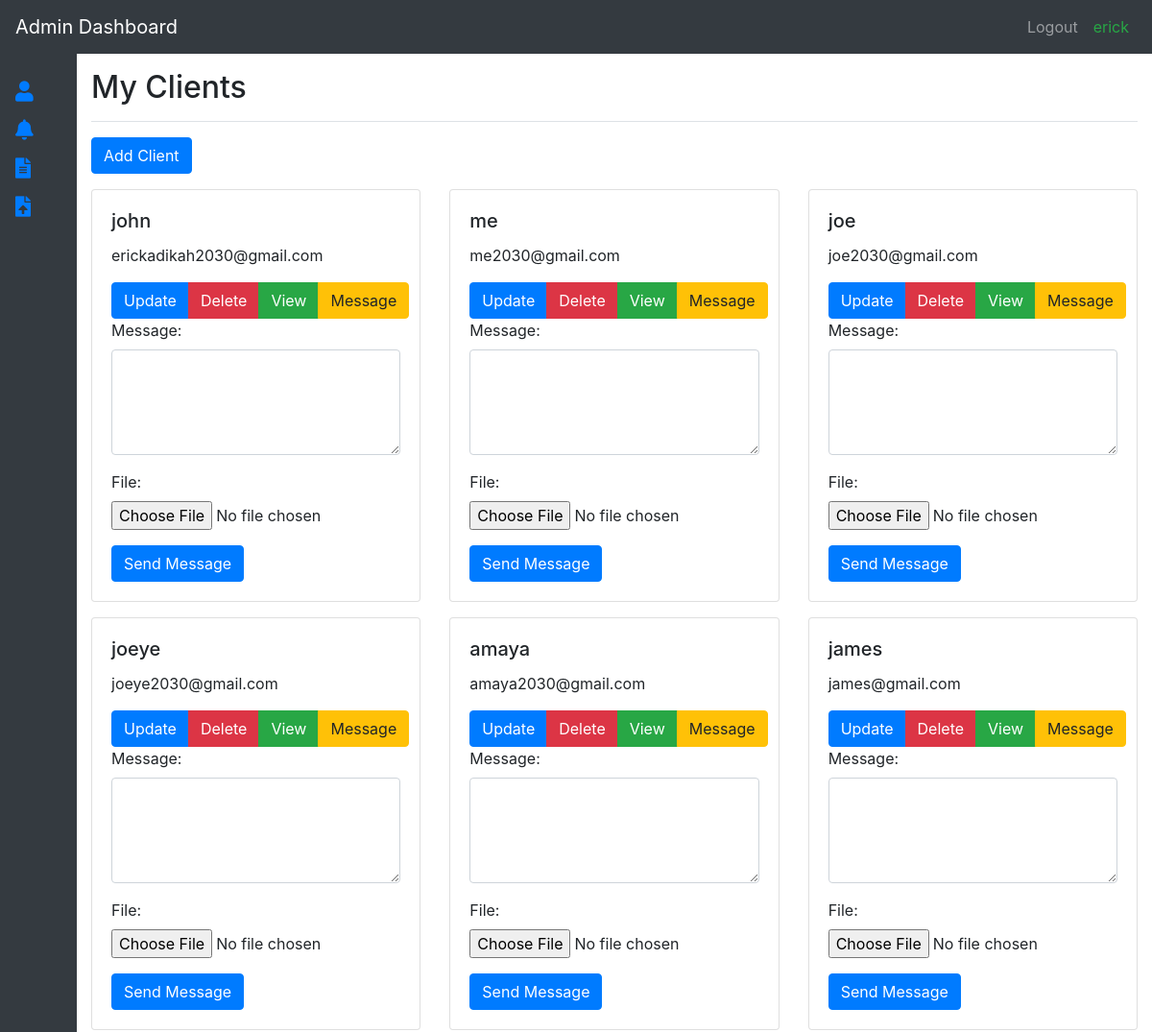
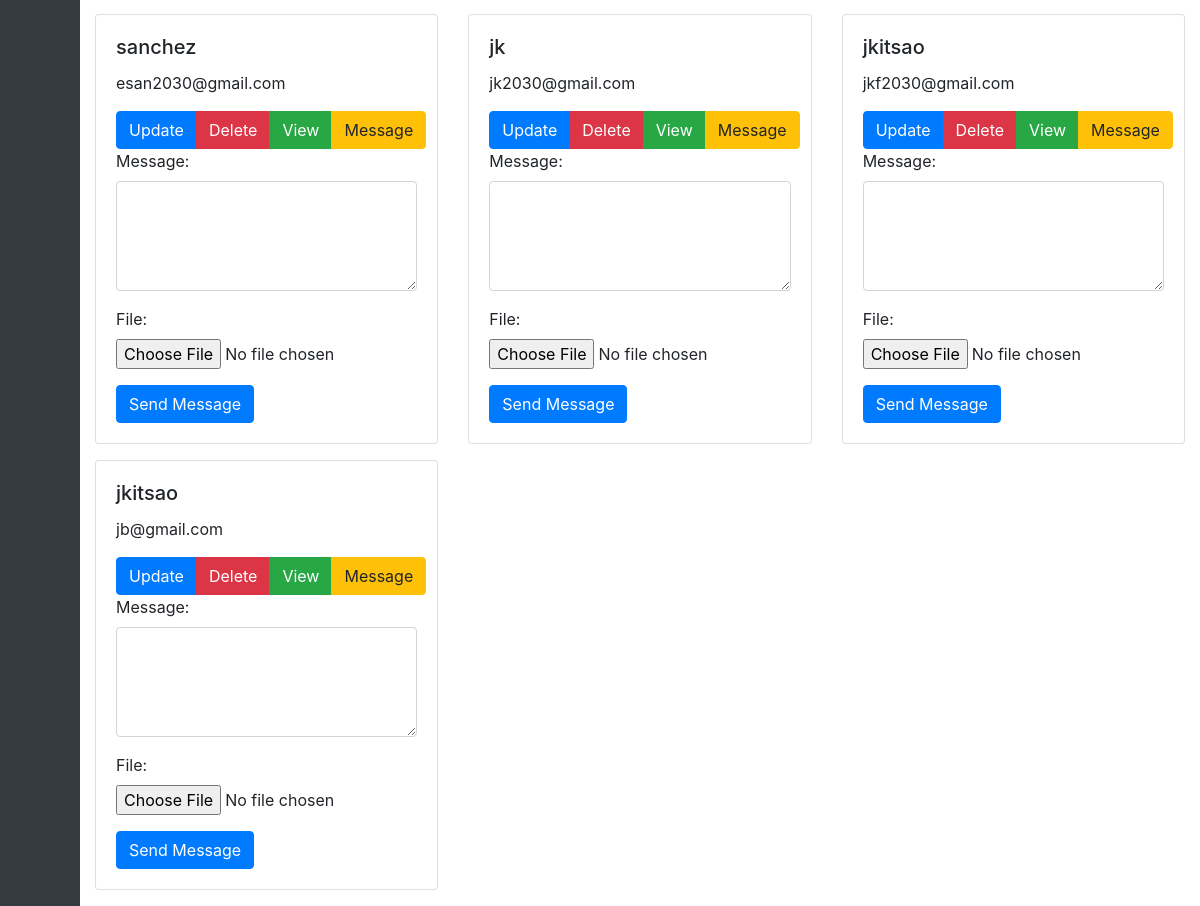
/host/ (signed in), run on an earlier commit of the app's database (2 pictures, top to bottom).
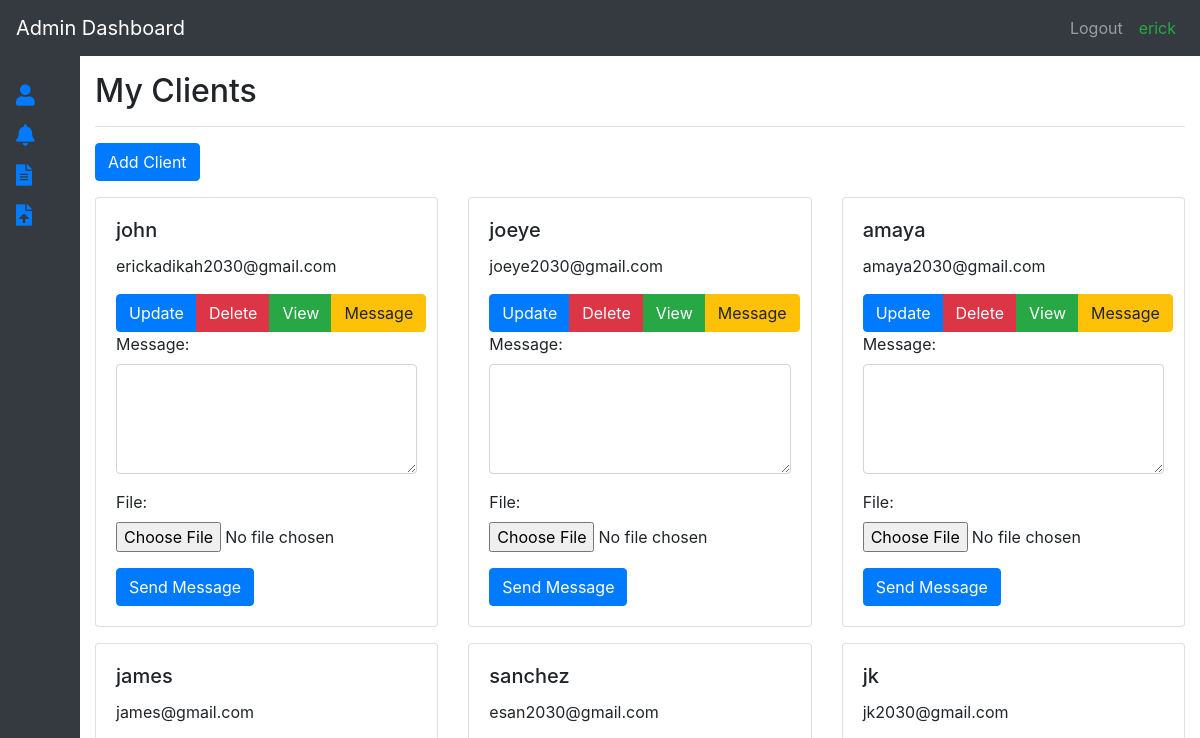
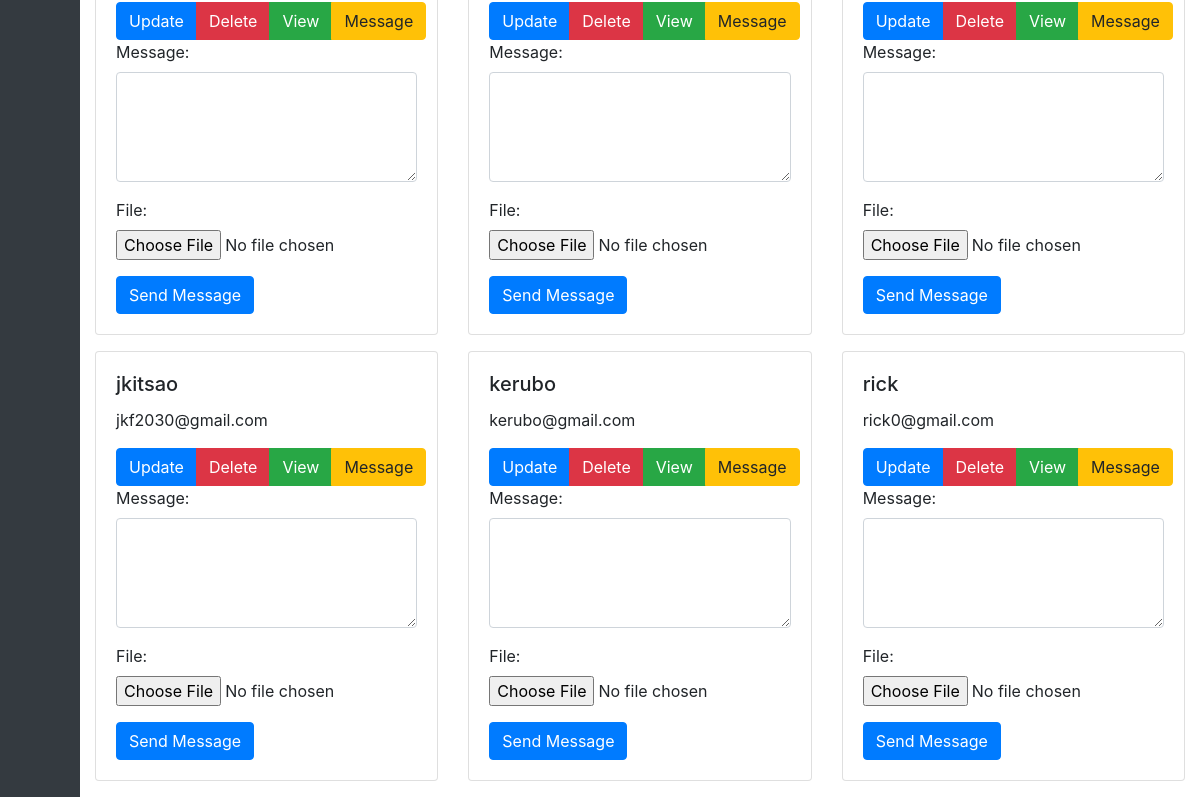
And on a later commit of the database (2 pictures, top to bottom).
### host/models.py (models this page shows, shortened)
class Client(models.Model):
    user = models.ForeignKey(User, on_delete=models.CASCADE, related_name='created_clients')
    creator_id = models.IntegerField()
    username = models.CharField(max_length=120)
    email = models.EmailField(unique=True)
    phoneNumber = models.CharField(max_length=120, unique=True)
    address = models.CharField(max_length=120)
    rentPayDate = models.DateField()
    rentEndDate = models.DateField()
    user = models.ForeignKey(CustomUser, on_delete=models.CASCADE)

### host/views.py (the view)
# urls.py: path('', views.index, name='index'),
def index(request):
    clients = Client.objects.filter(user=request.user)
    return render(request, "host.html", {'clients': clients})

### host/templates/host.html (shortened to what this page needs)
<!DOCTYPE html>
<html lang="en">
<head>
  <link rel="stylesheet" href="https://stackpath.bootstrapcdn.com/bootstrap/4.5.2/css/bootstrap.min.css" />
  <link rel="stylesheet" href="https://cdnjs.cloudflare.com/ajax/libs/font-awesome/5.15.4/css/all.min.css" />
</head>
<body>
  <nav class="navbar navbar-expand-lg navbar-dark bg-dark fixed-top">
    <a class="navbar-brand" href="#">Admin Dashboard</a>
    <div class="collapse navbar-collapse" id="navbarNav">
      <ul class="navbar-nav ml-auto">
        <li class="nav-item">
          <a class="nav-link" href="{% url 'logout' %}">Logout</a>
        </li>
        {% if user.is_authenticated %}
        <li class="nav-item">
          <a class="nav-link text-success" href="#"> {{ user.username }} </a>
        </li>
        {% endif %}
      </ul>
    </div>
  </nav>
  <div class="sidebar bg-dark text-light">
    <ul class="nav flex-column">
      <li class="nav-item">
        <a class="nav-link active" href="#" id="profileLink">
          <i class="fas fa-user fa-lg"></i>
        </a>
      </li>
      <li class="nav-item">
        <a class="nav-link" href="#" id="notificationLink">
          <i class="fas fa-bell fa-lg"></i>
        </a>
      </li>
      <li class="nav-item">
        <a class="nav-link" href="#">
          <i class="fas fa-file-alt fa-lg"></i>
        </a>
      </li>
      <li class="nav-item">
        <a class="nav-link" href="#" id="notificationLink">
          <i class="fas fa-file-upload fa-lg"></i>
        </a>
      </li>
    </ul>
  </div>
  <div class="main-content">
    <div class="container-fluid">
      <div class="row">
        <div class="col-md-12">
          <div class="d-flex justify-content-between flex-wrap flex-md-nowrap align-items-center pt-3 pb-2 mb-3 border-bottom">
            <h1 class="h2">My Clients</h1>
          </div>
          <button type="button" class="btn btn-primary mb-3" id="toggleUserForm">Add Client</button>
        </div>
      </div>
<div class="row">
  {% for client in clients %}
  <div class="col-md-4">
    <div class="card mb-3" id="user_card_{{ client.id }}">
      <div class="card-body">
        <h5 class="card-title">{{ client.username }}</h5>
        <p class="card-text">{{ client.email }}</p>
        <div class="btn-group" role="group" aria-label="User Actions">
          <button type="button" class="btn btn-primary">Update</button>
          <button type="button" class="btn btn-danger delete-button" data-user-id="{{ client.id }}">Delete</button>
          <button type="button" class="btn btn-success view-button" data-user-id="{{ client.id }}">View</button>
          <button type="button" class="btn btn-warning message-button" data-user-id="{{ client.id }}">Message</button>
        </div>
        <form id="sendMessageForm_{{ client.id }}" method="post" enctype="multipart/form-data">
          <div class="form-group">
            <label for="messageText_{{ client.id }}">Message:</label>
            <textarea class="form-control" id="messageText_{{ client.id }}" name="message_text" rows="4"></textarea>
          </div>
          <div class="form-group">
            <label for="fileInput">File:</label>
            <input type="file" class="form-control-file" id="fileInput" name="file" />
          </div>
          <button type="submit" class="btn btn-primary">Send Message</button>
        </form>
      </div>
    </div>
  </div>
  {% endfor %}
</div>
    </div>
  </div>
</body>
</html>

What changed in the data, as far as the page shows it:
removed Client: username "me", email "me2030@gmail.com"
removed Client: username "joe", email "joe2030@gmail.com"
removed Client: username "jkitsao", email "jb@gmail.com"
added Client: username "kerubo", email "kerubo@gmail.com"
added Client: username "rick", email "rick0@gmail.com"
